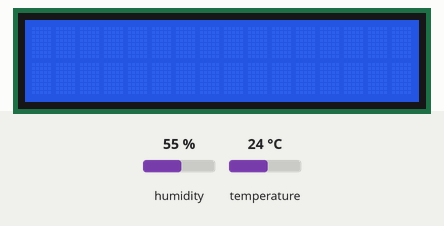
The sketch below on a simulated Arduino Uno, built with avr-gcc and run on an emulated ATmega328P. Shown: 16×2 character LCD. The test bench sets the inputs (shaded band); at power-on: humidity 55 %, temperature 24 °C.

Above: at 1.2 s.
1.3 s: humidity set to 22 %
At 3.2 s:
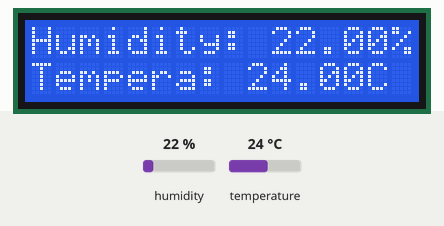
4.3 s: temperature set to 12 °C
At 7.0 s:
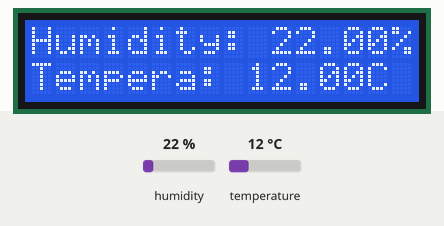
7.7 s: humidity set to 40 %
At 9.4 s:
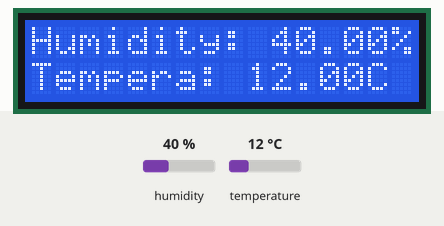
10.7 s: temperature set to 19 °C
At 13.2 s:
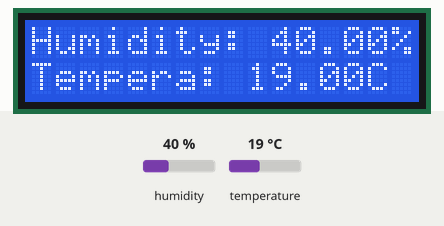
Timing chart, 0 to 14.7 s (numbered marks = the images above; inputs shaded):
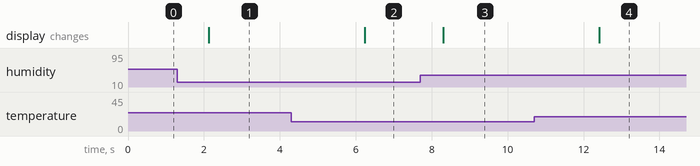

The sketch:

33_DHTSensor02.ino
```cpp
#include <LiquidCrystal_I2C.h>
#include <DHT.h>
#define DHTPIN 8
#define DHTTYPE DHT11

DHT dht(DHTPIN, DHTTYPE);
LiquidCrystal_I2C lcd(0x27, 16, 2);
float h = 0;
float t = 0;
void setup() {
  lcd.begin(); //lcd.init() begind 이 작동을 안하면
  lcd.backlight();
  dht.begin();

}

void loop() {
  lcd.home();
  delay(2000);
  h = dht.readHumidity();
  t = dht.readTemperature();

  lcd.clear();
  lcd.print("Humidity: ");
  lcd.print(h);
  lcd.print("%");
  lcd.setCursor(0,1);
  lcd.print("Tempera: ");
  lcd.print(t);
  lcd.print("C");

}
```

Measured:
- after the input at 1.3 s, the display: changes after 0.82 s (image 1)
- after the input at 4.3 s, the display: changes after 1.9 s (image 2)
- after the input at 7.7 s, the display: changes after 0.60 s (image 3)
- after the input at 10.7 s, the display: changes after 1.7 s (image 4)
